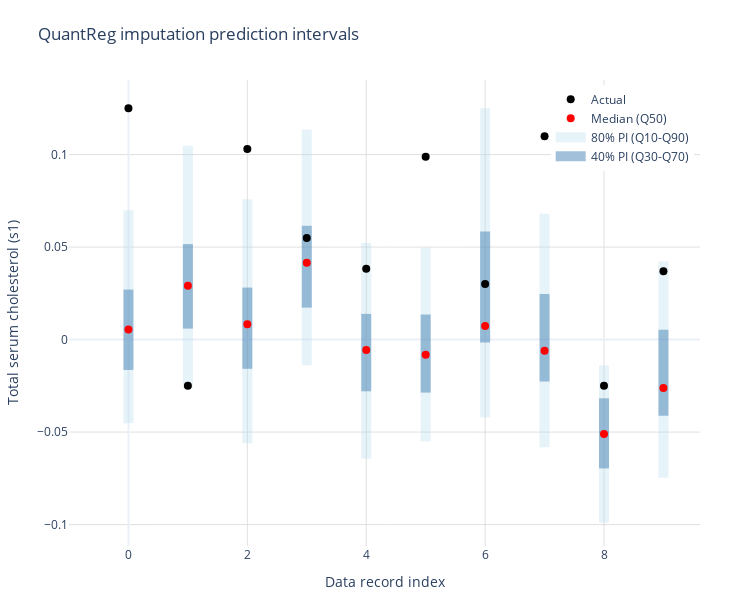

Notebook code for this chart:
### Markdown cell above
## Visualizing prediction intervals

By visualizing the prediction intervals of the model's imputations we can better understand the uncertainty in our imputed values.

### Code cell
# Create a prediction interval plot for the first 10 records
# Number of records to plot
n_records = 10

# Prepare data for plotting
records = list(range(n_records))
actuals = actual_values.iloc[:n_records, 0].values
medians = imputed_values[0.5].iloc[:n_records, 0].values
q30 = imputed_values[0.3].iloc[:n_records, 0].values
q70 = imputed_values[0.7].iloc[:n_records, 0].values
q10 = imputed_values[0.1].iloc[:n_records, 0].values
q90 = imputed_values[0.9].iloc[:n_records, 0].values

# Create the base figure
fig = go.Figure()

# Add 80% prediction interval (Q10-Q90)
for i in range(n_records):
    fig.add_trace(
        go.Scatter(
            x=[i, i],
            y=[q10[i], q90[i]],
            mode="lines",
            line=dict(width=10, color="rgba(173, 216, 230, 0.3)"),
            hoverinfo="none",
            showlegend=False,
        )
    )

# Add 40% prediction interval (Q30-Q70)
for i in range(n_records):
    fig.add_trace(
        go.Scatter(
            x=[i, i],
            y=[q30[i], q70[i]],
            mode="lines",
            line=dict(width=10, color="rgba(70, 130, 180, 0.5)"),
            hoverinfo="none",
            showlegend=False,
        )
    )

# Add actual values
fig.add_trace(
    go.Scatter(
        x=records,
        y=actuals,
        mode="markers",
        marker=dict(color="black", size=8),
        name="Actual",
    )
)

# Add median predictions
fig.add_trace(
    go.Scatter(
        x=records,
        y=medians,
        mode="markers",
        marker=dict(color="red", size=8),
        name="Median (Q50)",
    )
)

# Add dashed line for Q10
fig.add_trace(
    go.Scatter(
        x=[-1, -1],  # Dummy points for legend
        y=[0, 0],  # Dummy points for legend
        mode="lines",
        line=dict(color="rgba(173, 216, 230, 0.3)", width=10),
        name="80% PI (Q10-Q90)",
    )
)

# Add dashed line for Q30
fig.add_trace(
    go.Scatter(
        x=[-1, -1],  # Dummy points for legend
        y=[0, 0],  # Dummy points for legend
        mode="lines",
        line=dict(color="rgba(70, 130, 180, 0.5)", width=10),
        name="40% PI (Q30-Q70)",
    )
)

# Update layout with smaller width to fit in the book layout
fig.update_layout(
    title="QuantReg imputation prediction intervals",
    xaxis=dict(
        title="Data record index",
        showgrid=True,
        gridwidth=1,
        gridcolor="rgba(211, 211, 211, 0.7)",
    ),
    yaxis=dict(
        title="Total serum cholesterol (s1)",
        showgrid=True,
        gridwidth=1,
        gridcolor="rgba(211, 211, 211, 0.7)",
    ),
    width=750,
    height=600,
    template="plotly_white",
    margin=dict(l=50, r=50, t=80, b=50),  # Adjust margins
    legend=dict(yanchor="top", y=0.99, xanchor="right", x=0.99),
)

fig.show()

### Figure 1 — Plotly figure (JSON) as saved in the notebook; plotly's stock layout.template omitted (floating-point values rounded to 4 significant figures)
{"data": [{"hoverinfo": "none", "line": {"color": "rgba(173, 216, 230, 0.3)", "width": 10}, "mode": "lines", "showlegend": false, "type": "scatter", "x": [0, 0], "y": [-0.04519, 0.06988]}, {"hoverinfo": "none", "line": {"color": "rgba(173, 216, 230, 0.3)", "width": 10}, "mode": "lines", "showlegend": false, "type": "scatter", "x": [1, 1], "y": [-0.02603, 0.1047]}, {"hoverinfo": "none", "line": {"color": "rgba(173, 216, 230, 0.3)", "width": 10}, "mode": "lines", "showlegend": false, "type": "scatter", "x": [2, 2], "y": [-0.05606, 0.07587]}, {"hoverinfo": "none", "line": {"color": "rgba(173, 216, 230, 0.3)", "width": 10}, "mode": "lines", "showlegend": false, "type": "scatter", "x": [3, 3], "y": [-0.01388, 0.1136]}, {"hoverinfo": "none", "line": {"color": "rgba(173, 216, 230, 0.3)", "width": 10}, "mode": "lines", "showlegend": false, "type": "scatter", "x": [4, 4], "y": [-0.06437, 0.05218]}, {"hoverinfo": "none", "line": {"color": "rgba(173, 216, 230, 0.3)", "width": 10}, "mode": "lines", "showlegend": false, "type": "scatter", "x": [5, 5], "y": [-0.05495, 0.04972]}, {"hoverinfo": "none", "line": {"color": "rgba(173, 216, 230, 0.3)", "width": 10}, "mode": "lines", "showlegend": false, "type": "scatter", "x": [6, 6], "y": [-0.04213, 0.125]}, {"hoverinfo": "none", "line": {"color": "rgba(173, 216, 230, 0.3)", "width": 10}, "mode": "lines", "showlegend": false, "type": "scatter", "x": [7, 7], "y": [-0.05823, 0.06797]}, {"hoverinfo": "none", "line": {"color": "rgba(173, 216, 230, 0.3)", "width": 10}, "mode": "lines", "showlegend": false, "type": "scatter", "x": [8, 8], "y": [-0.09898, -0.01393]}, {"hoverinfo": "none", "line": {"color": "rgba(173, 216, 230, 0.3)", "width": 10}, "mode": "lines", "showlegend": false, "type": "scatter", "x": [9, 9], "y": [-0.07468, 0.04215]}, {"hoverinfo": "none", "line": {"color": "rgba(70, 130, 180, 0.5)", "width": 10}, "mode": "lines", "showlegend": false, "type": "scatter", "x": [0, 0], "y": [-0.0164, 0.02702]}, {"hoverinfo": "none", "line": {"color": "rgba(70, 130, 180, 0.5)", "width": 10}, "mode": "lines", "showlegend": false, "type": "scatter", "x": [1, 1], "y": [0.00594, 0.05163]}, {"hoverinfo": "none", "line": {"color": "rgba(70, 130, 180, 0.5)", "width": 10}, "mode": "lines", "showlegend": false, "type": "scatter", "x": [2, 2], "y": [-0.01579, 0.02811]}, {"hoverinfo": "none", "line": {"color": "rgba(70, 130, 180, 0.5)", "width": 10}, "mode": "lines", "showlegend": false, "type": "scatter", "x": [3, 3], "y": [0.01728, 0.06152]}, {"hoverinfo": "none", "line": {"color": "rgba(70, 130, 180, 0.5)", "width": 10}, "mode": "lines", "showlegend": false, "type": "scatter", "x": [4, 4], "y": [-0.02795, 0.01391]}, {"hoverinfo": "none", "line": {"color": "rgba(70, 130, 180, 0.5)", "width": 10}, "mode": "lines", "showlegend": false, "type": "scatter", "x": [5, 5], "y": [-0.02865, 0.01355]}, {"hoverinfo": "none", "line": {"color": "rgba(70, 130, 180, 0.5)", "width": 10}, "mode": "lines", "showlegend": false, "type": "scatter", "x": [6, 6], "y": [-0.001631, 0.05838]}, {"hoverinfo": "none", "line": {"color": "rgba(70, 130, 180, 0.5)", "width": 10}, "mode": "lines", "showlegend": false, "type": "scatter", "x": [7, 7], "y": [-0.02262, 0.02462]}, {"hoverinfo": "none", "line": {"color": "rgba(70, 130, 180, 0.5)", "width": 10}, "mode": "lines", "showlegend": false, "type": "scatter", "x": [8, 8], "y": [-0.06964, -0.03174]}, {"hoverinfo": "none", "line": {"color": "rgba(70, 130, 180, 0.5)", "width": 10}, "mode": "lines", "showlegend": false, "type": "scatter", "x": [9, 9], "y": [-0.04111, 0.005304]}, {"marker": {"color": "black", "size": 8}, "mode": "markers", "name": "Actual", "type": "scatter", "x": [0, 1, 2, 3, 4, 5, 6, 7, 8, 9], "y": [0.125, -0.02496, 0.103, 0.05485, 0.03833, 0.09888, 0.03008, 0.1099, -0.02496, 0.03696]}, {"marker": {"color": "red", "size": 8}, "mode": "markers", "name": "Median (Q50)", "type": "scatter", "x": [0, 1, 2, 3, 4, 5, 6, 7, 8, 9], "y": [0.005433, 0.02912, 0.008247, 0.04159, -0.005648, -0.008202, 0.007374, -0.006076, -0.05107, -0.0262]}, {"line": {"color": "rgba(173, 216, 230, 0.3)", "width": 10}, "mode": "lines", "name": "80% PI (Q10-Q90)", "type": "scatter", "x": [-1, -1], "y": [0, 0]}, {"line": {"color": "rgba(70, 130, 180, 0.5)", "width": 10}, "mode": "lines", "name": "40% PI (Q30-Q70)", "type": "scatter", "x": [-1, -1], "y": [0, 0]}], "layout": {"height": 600, "legend": {"x": 0.99, "xanchor": "right", "y": 0.99, "yanchor": "top"}, "margin": {"b": 50, "l": 50, "r": 50, "t": 80}, "title": {"text": "QuantReg imputation prediction intervals"}, "width": 750, "xaxis": {"gridcolor": "rgba(211, 211, 211, 0.7)", "gridwidth": 1, "showgrid": true, "title": {"text": "Data record index"}}, "yaxis": {"gridcolor": "rgba(211, 211, 211, 0.7)", "gridwidth": 1, "showgrid": true, "title": {"text": "Total serum cholesterol (s1)"}}}}
